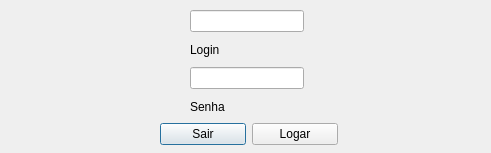
<?xml version="1.0" encoding="UTF-8"?>
<ui version="4.0">
 <class>fm_login</class>
 <widget class="QDialog" name="fm_login">
  <property name="geometry">
   <rect>
    <x>0</x>
    <y>0</y>
    <width>491</width>
    <height>153</height>
   </rect>
  </property>
  <property name="windowTitle">
   <string>Dialog</string>
  </property>
  <widget class="QWidget" name="layoutWidget">
   <property name="geometry">
    <rect>
     <x>190</x>
     <y>10</y>
     <width>114</width>
     <height>108</height>
    </rect>
   </property>
   <layout class="QVBoxLayout" name="verticalLayout">
    <item>
     <widget class="QLineEdit" name="usernametxt">
      <property name="text">
       <string/>
      </property>
     </widget>
    </item>
    <item>
     <widget class="QLabel" name="label_2">
      <property name="text">
       <string>Login</string>
      </property>
     </widget>
    </item>
    <item>
     <widget class="QLineEdit" name="senhatxt">
      <property name="text">
       <string/>
      </property>
      <property name="echoMode">
       <enum>QLineEdit::Password</enum>
      </property>
     </widget>
    </item>
    <item>
     <widget class="QLabel" name="label_3">
      <property name="text">
       <string>Senha</string>
      </property>
     </widget>
    </item>
   </layout>
  </widget>
  <widget class="QWidget" name="layoutWidget">
   <property name="geometry">
    <rect>
     <x>160</x>
     <y>120</y>
     <width>178</width>
     <height>29</height>
    </rect>
   </property>
   <layout class="QHBoxLayout" name="horizontalLayout">
    <item>
     <widget class="QPushButton" name="pushButton">
      <property name="text">
       <string>Sair</string>
      </property>
     </widget>
    </item>
    <item>
     <widget class="QPushButton" name="pushButton_2">
      <property name="text">
       <string>Logar</string>
      </property>
     </widget>
    </item>
   </layout>
  </widget>
 </widget>
 <resources/>
 <connections/>
</ui>
